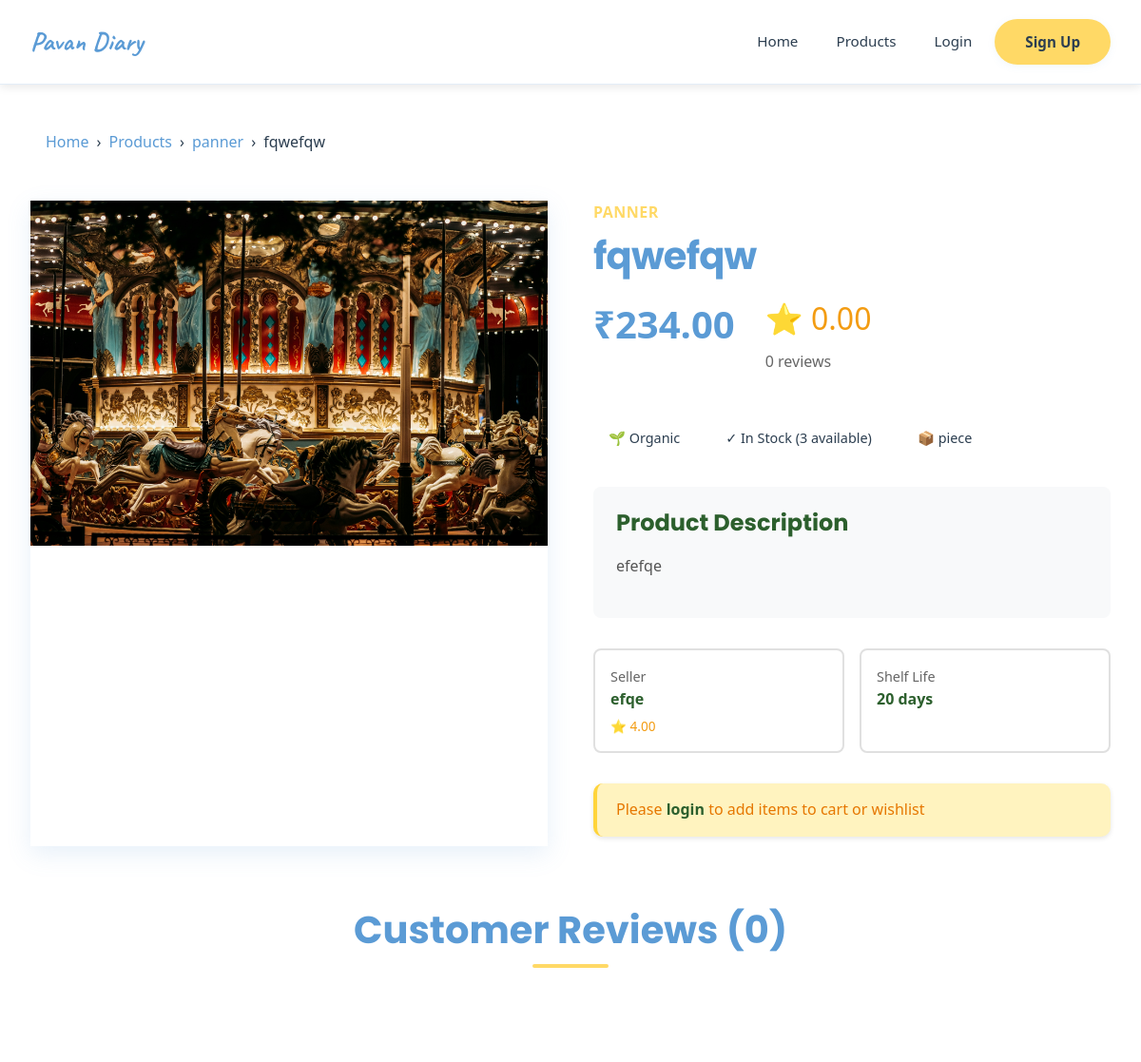
The page /products/1/ (upper part) on the database as committed earlier.
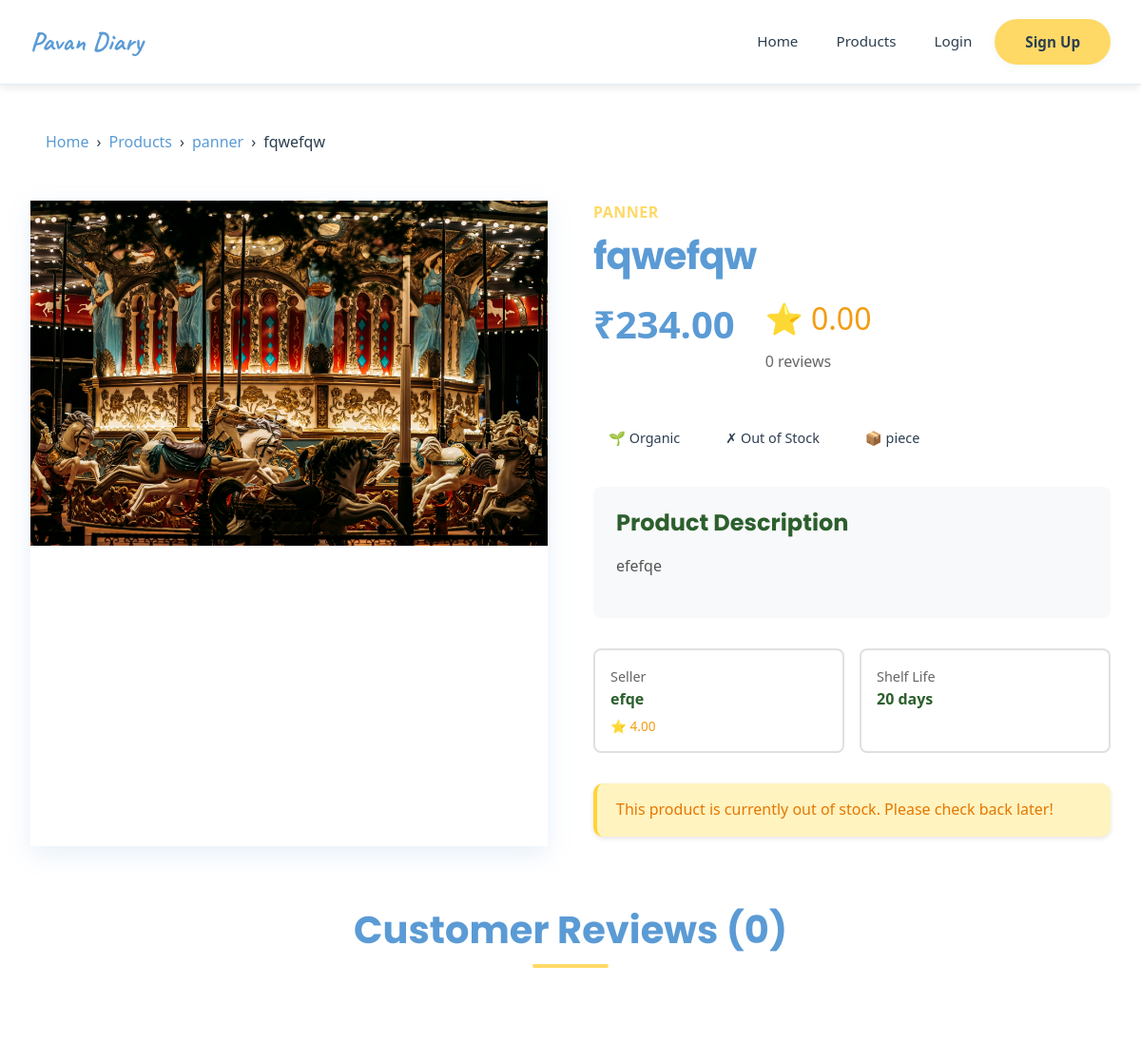
The same page on the database as committed later.
### products/models.py (models this page shows, shortened)
class Product(models.Model):
    seller = models.ForeignKey(SellerProfile, on_delete=models.CASCADE, related_name='products')
    category = models.ForeignKey(Category, on_delete=models.SET_NULL, null=True, related_name='products')
    name = models.CharField(max_length=200)
    description = models.TextField()
    price = models.DecimalField(max_digits=10, decimal_places=2, validators=[MinValueValidator(0)])
    stock_quantity = models.IntegerField(default=0, validators=[MinValueValidator(0)])
    unit = models.CharField(max_length=50, default='piece')
    is_organic = models.BooleanField(default=False)
    expiry_days = models.IntegerField(help_text="Days until expiry from production")
    rating = models.DecimalField(max_digits=3, decimal_places=2, default=0.00,
                                validators=[MinValueValidator(0), MaxValueValidator(5)])
    is_active = models.BooleanField(default=True)
    created_at = models.DateTimeField(auto_now_add=True)
    updated_at = models.DateTimeField(auto_now=True)
    class Meta:
        db_table = 'products'
        ordering = ['-created_at']
    @property
    def is_in_stock(self):
        return self.stock_quantity > 0

class Category(models.Model):
    name = models.CharField(max_length=100, unique=True)
    description = models.TextField(blank=True)
    image = models.ImageField(upload_to='categories/', null=True, blank=True)
    is_active = models.BooleanField(default=True)
    created_at = models.DateTimeField(auto_now_add=True)
    class Meta:
        db_table = 'categories'
        verbose_name_plural = 'Categories'
        ordering = ['name']

class ProductImage(models.Model):
    product = models.ForeignKey(Product, on_delete=models.CASCADE, related_name='images')
    image = models.ImageField(upload_to='products/')
    is_primary = models.BooleanField(default=False)
    created_at = models.DateTimeField(auto_now_add=True)
    class Meta:
        db_table = 'product_images'

### users/models.py (models this page shows, shortened)
class SellerProfile(models.Model):
    user = models.OneToOneField(User, on_delete=models.CASCADE, related_name='seller_profile')
    business_name = models.CharField(max_length=200)
    business_license = models.CharField(max_length=100, unique=True)
    description = models.TextField(blank=True)
    rating = models.DecimalField(max_digits=3, decimal_places=2, default=0.00)
    is_verified = models.BooleanField(default=False)
    created_at = models.DateTimeField(auto_now_add=True)
    updated_at = models.DateTimeField(auto_now=True)
    class Meta:
        db_table = 'seller_profiles'

### products/views.py (the view)
# urls.py: path('products/<int:pk>/', views.product_detail, name='product_detail'),
def product_detail(request, pk):
    product = get_object_or_404(
        Product.objects.select_related('category', 'seller', 'listing').prefetch_related('images'),
        pk=pk,
        is_active=True
    )
    if hasattr(product, 'listing'):
        product.listing.view_count += 1
        product.listing.save()
    related_products = Product.objects.filter(
        category=product.category,
        is_active=True
    ).exclude(pk=pk).select_related('category', 'seller').prefetch_related('images')[:4]
    reviews = product.reviews.select_related('user').order_by('-created_at')
    avg_rating = reviews.aggregate(Avg('rating'))['rating__avg'] or 0
    user_has_reviewed = False
    user_review = None
    if request.user.is_authenticated:
        user_has_reviewed = reviews.filter(user=request.user).exists()
        if user_has_reviewed:
            user_review = reviews.filter(user=request.user).first()
    in_wishlist = False
    if request.user.is_authenticated:
        in_wishlist = Wishlist.objects.filter(user=request.user, product=product).exists()
    in_cart = False
    cart_quantity = 0
    if request.user.is_authenticated:
        cart_item = CartItem.objects.filter(user=request.user, product=product).first()
        if cart_item:
            in_cart = True
            cart_quantity = cart_item.quantity
    context = {
        'product': product,
        'related_products': related_products,
        'reviews': reviews,
        'avg_rating': avg_rating,
        'review_count': reviews.count(),
        'user_has_reviewed': user_has_reviewed,
        'user_review': user_review,
        'in_wishlist': in_wishlist,
        'in_cart': in_cart,
        'cart_quantity': cart_quantity,
    }
    return render(request, 'products/product_detail.html', context)

### cart/context_processors.py (called while the page is built)
def cart_count(request):
    if request.user.is_authenticated:
        from django.db.models import Sum
        result = CartItem.objects.filter(user=request.user).aggregate(total=Sum('quantity'))
        count = result['total'] or 0
    else:
        count = 0
    return {'cart_count': count}

### templates/products/product_detail.html (shortened to what the changed rows need)
{% extends 'core/base.html' %}
{% load static %}
{% block extra_css %}
    <link rel="stylesheet" href="{% static 'css/pages/product_detail.css' %}">
{% endblock %}
{% block content %}
<div class="breadcrumb">
    <a href="{% url 'home' %}">Home</a>
    <span>›</span>
    <a href="{% url 'product_list' %}">Products</a>
    <span>›</span>
    <a href="{% url 'product_list' %}?category={{ product.category.id }}">{{ product.category.name }}</a>
    <span>›</span>
    <span>{{ product.name }}</span>
</div>
<div class="product-detail">
    <div class="product-detail-image">
        {% if product.images.first %}
            <img src="{{ product.images.first.image.url }}" alt="{{ product.name }}">
        {% else %}
            <div class="product-placeholder-image">
            </div>
        {% endif %}
    </div>
    <div class="product-detail-info">
        <div class="product-category product-category-label">{{ product.category.name }}</div>
        <h1>{{ product.name }}</h1>
        <div class="product-detail-meta">
            <div>
                {% if product.listing.on_sale and product.listing.sale_price %}
                <div class="product-detail-price">₹{{ product.listing.sale_price }}</div>
                <div class="product-original-price">₹{{ product.price }}</div>
                <div class="badge badge-danger product-save-badge">
                    Save ₹{{ product.price|add:"-"|add:product.listing.sale_price|floatformat:0 }}
                </div>
                {% else %}
                <div class="product-detail-price">₹{{ product.price }}</div>
                {% endif %}
            </div>
            <div>
                <div class="product-rating-score">
                    ⭐ {{ product.rating }}
                </div>
                <div class="product-review-count">{{ product.reviews.count }} review{{ product.reviews.count|pluralize }}</div>
            </div>
        </div>
        <div class="product-meta-badges">
            {% if product.is_organic %}
            <span class="badge badge-success meta-badge">🌱 Organic</span>
            {% endif %}
            {% if product.is_in_stock %}
            <span class="badge badge-success meta-badge">✓ In Stock ({{ product.stock_quantity }} available)</span>
            {% else %}
            <span class="badge badge-danger meta-badge">✗ Out of Stock</span>
            {% endif %}
            <span class="badge badge-info meta-badge">📦 {{ product.unit }}</span>
        </div>
        <div class="description-box">
            <h3 class="description-title">Product Description</h3>
            <p class="description-text">{{ product.description }}</p>
        </div>
        <div class="details-grid">
            <div class="detail-card">
                <div class="detail-label">Seller</div>
                <div class="detail-value">{{ product.seller.business_name }}</div>
                <div class="seller-rating">⭐ {{ product.seller.rating }}</div>
            </div>
            <div class="detail-card">
                <div class="detail-label">Shelf Life</div>
                <div class="detail-value">{{ product.expiry_days }} days</div>
            </div>
        </div>
        {% if product.is_in_stock %}
        {% if user.is_authenticated %}
        <form method="post" action="{% url 'add_to_cart' product.pk %}">
            {% csrf_token %}
            <input type="hidden" name="next" value="product">
            <div class="form-group">
                <label>Quantity:</label>
                <div class="quantity-selector">
                    <button type="button" class="btn btn-sm quantity-minus quantity-btn">-</button>
                    <input type="number" name="quantity" value="1" min="1" max="{{ product.stock_quantity }}"
                           class="quantity-input">
                    <button type="button" class="btn btn-sm quantity-plus quantity-btn">+</button>
                </div>
            </div>
            <div class="action-buttons">
                <button type="submit" class="btn btn-lg btn-primary btn-add-to-cart">
                    🛒 Add to Cart
                </button>
                <button type="button" class="btn btn-lg btn-wishlist btn-toggle-wishlist" onclick="document.querySelector('.wishlist-form').submit()">
                    {% if in_wishlist %}
                        💔 Remove from Wishlist
                    {% else %}
                        ❤️ Add to Wishlist
                    {% endif %}
                </button>
            </div>
        </form>
        {% else %}
        <div class="alert alert-warning access-warning">
            Please <a href="{% url 'login' %}?next={{ request.path }}" class="login-link">login</a> to add items to cart or wishlist
        </div>
        {% endif %}
        {% else %}
        <div class="alert alert-warning">
            This product is currently out of stock. Please check back later!
        </div>
        {% endif %}
    </div>
</div>
<section class="reviews-section">
    <h2 class="section-title">Customer Reviews ({{ product.reviews.count }})</h2>
    {% if reviews %}
        <div class="reviews-summary">
            <div class="reviews-summary-box">
                <div class="reviews-summary-content">
                    <div class="rating-large">{{ product.rating }}</div>
                    <div class="stars-large">⭐⭐⭐⭐⭐</div>
                    <div class="review-count-large">{{ product.reviews.count }} review{{ product.reviews.count|pluralize }}</div>
                </div>
            </div>
        </div>
        {% for review in reviews %}
        <div class="card review-card">
            <div class="card-body">
                <div class="review-header">
                    <div>
                        <strong class="review-user">{{ review.user.username }}</strong>
                        {% if review.is_verified_purchase %}
                        <span class="badge badge-success verified-badge">✓ Verified Purchase</span>
                        {% endif %}
                    </div>
                    <div class="review-stars">
                        {% for i in "12345"|slice:":review.rating" %}⭐{% endfor %}
                    </div>
                </div>
                <p class="review-text">{{ review.comment }}</p>
                <div class="review-date">
                    {{ review.created_at|date:"F d, Y" }}
                </div>
            </div>
        </div>
        {% endfor %}
    {% else %}
        <div class="empty-state">
        </div>
    {% endif %}
</section>
{% endblock %}

Rows that differ between the two databases and show on the page:
changed Product "fqwefqw": stock_quantity "3" → (not shown)
Other text that changed with them:
text no longer shown: "✓ In Stock ( available) Please login to add items to cart or wishlist"
text now shown: "✗ Out of Stock This product is currently out of stock. Please check back later!"
